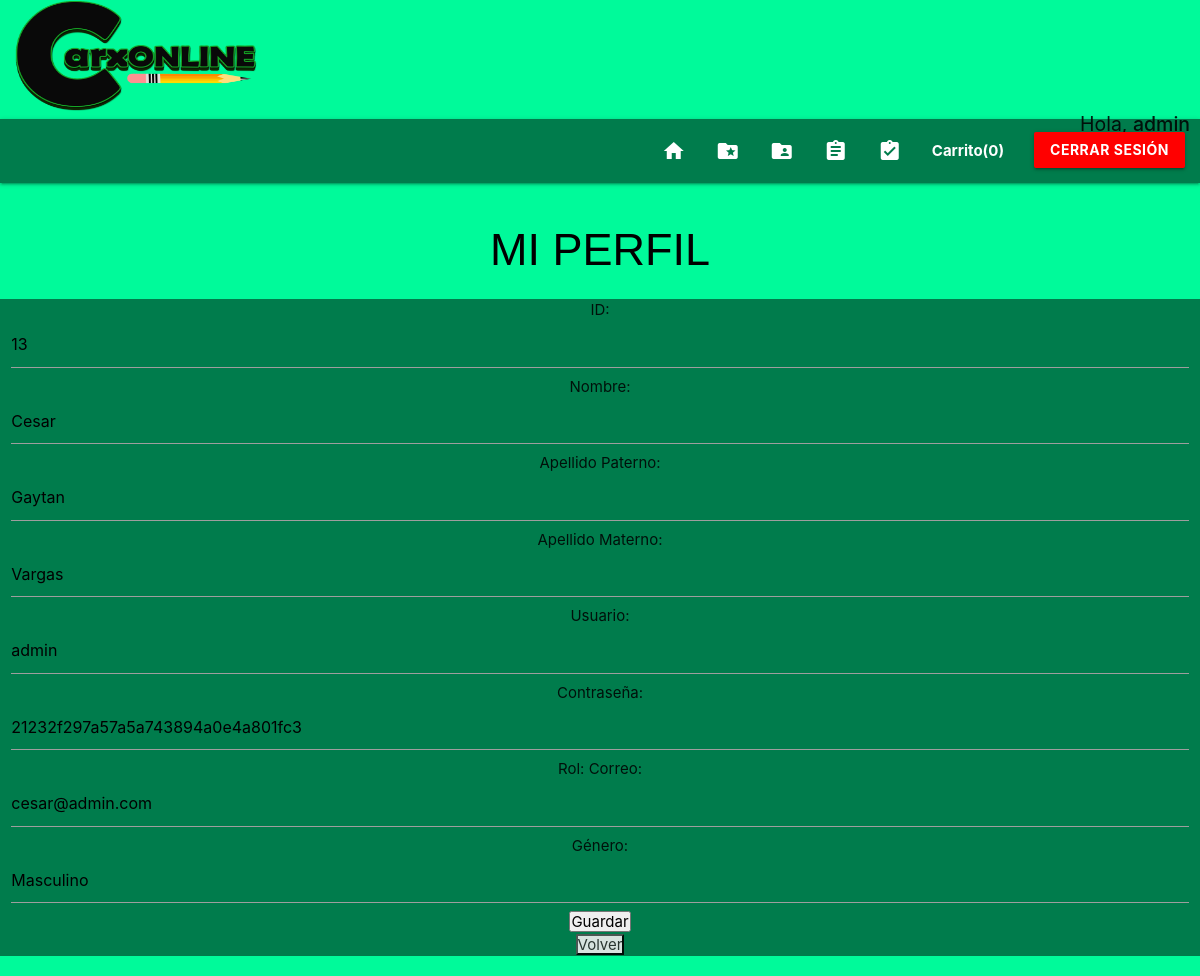
The page /perfil.php (signed in) on the database its author committed.
### tables this page shows
CREATE TABLE `usr` (
  `id` int(11) NOT NULL,
  `nombre` varchar(30) DEFAULT NULL,
  `app` varchar(50) NOT NULL,
  `apm` varchar(50) NOT NULL,
  `usuario` varchar(20) DEFAULT NULL,
  `pass` varchar(100) DEFAULT NULL,
  `rol` int(11) DEFAULT NULL,
  `correo` varchar(50) NOT NULL,
  `genero` varchar(50) NOT NULL
);

### perfil.php (the view, shortened to what this page needs)
<?php
include 'menu.php';
?>
<?php
$usuario = Mod($_SESSION['usuario']);
function Mod($usuario){
	include 'conexion.php';
	$sentencia = "SELECT * FROM usr WHERE usuario='".$usuario."'";
	$resultado = mysqli_query($conexion, $sentencia);
	$filas = mysqli_fetch_assoc($resultado);
	return[
		$filas['id'],
		$filas['nombre'],
		$filas['app'],
		$filas['apm'],
		$filas['usuario'],
		$filas['pass'],
		$filas['rol'],
		$filas['correo'],
		$filas['genero']
	];
}
?>
	<center><h1 style="font-size: 300%;">MI PERFIL</h1></center>
          <div class="row">
      <div class="col s12" style="background:rgba(0,0,0,0.5);">
        <center>
        	<form action="cambios.php" method="POST">
	      	ID: <input  type="text" name="id" value="<?php echo $usuario[0] ?>">
			Nombre: <input type="text" name="nombre" required value="<?php echo $usuario[1] ?>">
			Apellido Paterno: <input type="text" name="app" value="<?php echo $usuario[2] ?>">
			Apellido Materno: <input type="text" name="apm" value="<?php echo $usuario[3] ?>">
			Usuario: <input type="text" name="usr" value="<?php echo $usuario[4] ?>">
			Contraseña: <input type="text" name="pass" value="<?php echo $usuario[5] ?>">
			Rol: <input type="hidden" name="rol" value="<?php echo $usuario[6] ?>">
			Correo: <input type="text" name="correo" value="<?php echo $usuario[7] ?>">
			Género: <input type="text" name="genero" value="<?php echo $usuario[8] ?>">
			<input type="submit" value="Guardar"><br>
			<a href="carxousr.php"><input type="button" value="Volver"></a>
		</form>
      	</center>
      </div>
    </div>
</body>
</html>

### css/Estilos.css (style rules this page uses)
* { margin: 0; padding: 0; -webkit-box-sizing: border-box; -moz-box-sizing: border-box; box-sizing: border-box; }
body { background:#00FA9A; }
h1 { font-family: sans-serif; font-size: 400%; color: black; height: bold; }
input[type="button"] { background: linear-gradient("#FFDA63, #FFB940"); border: 1.5; color: #2E2E2E; opacity: 0.9; cursor: pointer; border-radius: 4%; margin-bottom: 0; }

### rows shown on the page
usr: id "13", nombre "Cesar", app "Gaytan", apm "Vargas", usr "admin", pass "21232f297a57a5a743894a0e4a801fc3", correo "cesar@admin.com", genero "Masculino"

### other values the page prints
$_SESSION['usuario'] "admin"
